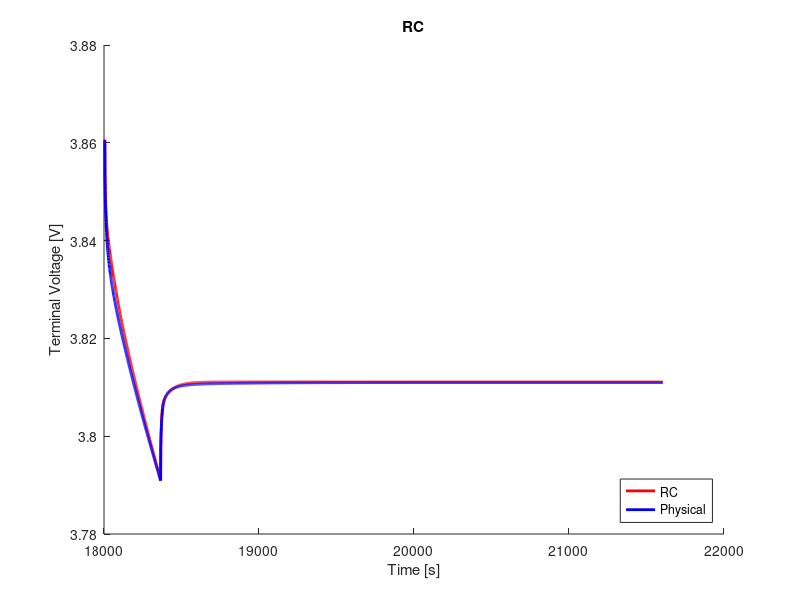

Write MATLAB code to recreate this figure.
clear;
clc;
close all;

%% load data
load('ocv_final.mat');
time_ocv = time;
load('pulse_1_c_5.mat');
load('rc2_cf_params.mat');

%% voltage limitations
v_max = 4.4;                                    % cut-over voltage
v_min = 3.0;                                    % cut-off voltage

%% resample ocv and soc
t1 = time_ocv(1);
t2 = time_ocv(end);
dt = 1;                                         % sample time
t = (t1:dt:t2) - t1;

ocv = interp1(time_ocv, ocv, t1:dt:t2);
soc = interp1(time_ocv, soc, t1:dt:t2);

s = length(time);

%% variables
Q = 16.8;
eta = 1.0;                                  % coulombic efficiency

n = 2;                                      % number of rc links
i_r = zeros(n, 1);
v_c = zeros(n, 1);
flag = 1;

%% compute soc
ind_init = interp1(soc, 1:length(soc), 0.5168, 'nearest');
v_t(1) = ocv(ind_init);
z0 = soc(ind_init);
z = z0 - dt/(Q*3600)*eta*cumsum(I(1:end));

% manual fit
p = 6;
r0 = r0_cf(p);
r1 = r1_cf(p);
r2 = r2_cf(p);
% r3 = r3_cf(p);
c1 = c1_cf(p);
c2 = c2_cf(p);
% c3 = c3_cf(p);

r = [r1; r2];
c = [c1; c2];

%% compute terminal voltage
for j = 1:n
    f(j) = exp(-dt/(r(j)*c(j)));
end
for k = 1:s-1
    if flag == 1
        i_r(:, k+1) = diag(f)*i_r(:, k) + (1-f')*I(k);
        v_c(:, k) = i_r(:, k).*r;
        ind = interp1(soc, 1:length(soc), z(k), 'nearest');
        v_t(k+1) = ocv(ind) - sum(v_c(:, k)) - I(k).*r0;
        if v_t(k) < v_min
            fprintf('Reached lower voltage limit.');
            flag = 0;
        end
        if v_t(k) > v_max
            fprintf('Reached upper voltage limit.');
            flag = 0;
        end 
    end
end

%% compute rms error
v_t = reshape(v_t, size(V_batt_time));
rmse = 1000*sqrt(mean((V_batt_time - v_t).^2))     % [mV]

%% plot
figure(1);
hold on;
plot(time, v_t, 'r', 'LineWidth', 2)
hold on;
plot(time, V_batt_time, 'b', 'LineWidth', 2)
xlabel('Time [s]')
ylabel('Terminal Voltage [V]')
title('RC')
legend('RC', 'Physical', 'location', 'southeast')
